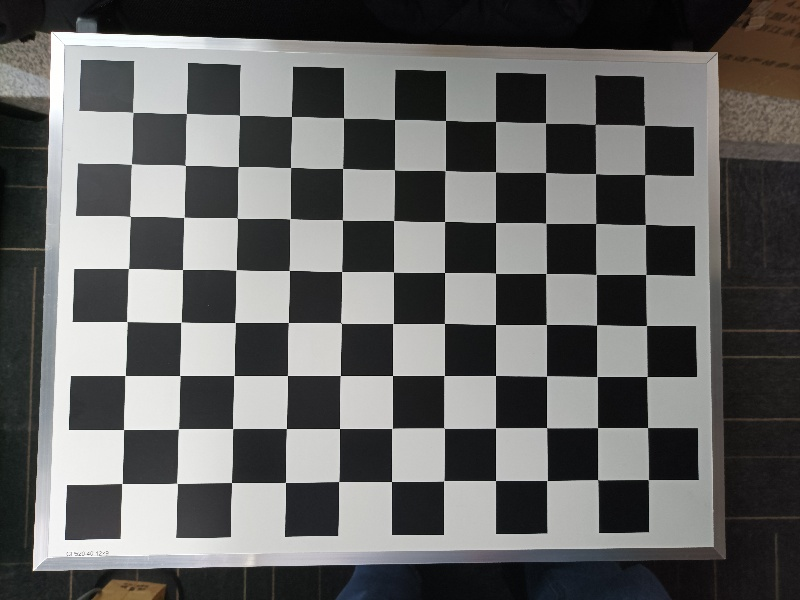
#> input picture CalibrationPlate/resize/IMG_20230420_153254.jpg, 800 x 600 px; its folder holds only this picture in this run
$ jupyter execute --allow-errors All.ipynb
#> lines starting #> are read from the running program, lines starting #| are printed output that depends on the picture; after the words box and inside, x2 and y2 are one past the last pixel; in counts of white or black regions, pixels touching at a corner belong together
### 通过张正友标定法获取相机参数

#### 步骤

```
1.准备标定板：使用一个已知尺寸的标定板（通常是黑白棋盘格），并在标定板上标记出若干个特征点。
2.拍摄图像：将标定板放置在不同的位置姿态下拍摄多张图像，并记录每张图像对应的相机姿态（即相机位姿）。
3.提取角点：对每张图像进行角点提取，即找到标定板上的特征点在图像中的对应位置。
4.计算相机姿态：通过已知的标定板尺寸和提取的角点，计算每张图像对应的相机位姿。
5.标定相机：使用相机标定公式，计算出相机的内参矩阵和畸变系数。
6.评估标定结果：使用标定结果评估指标（如重投影误差）来评估标定结果的准确性。
需要注意的是，该方法需要至少使用10张以上的图像才能稳健地标定相机。此外，标定板的布局和大小也会对标定结果产生影响。
```

#### 注意

```
1.标定板的质量：标定板需要具有较高的精度和稳定性，以保证提取的角点准确无误。同时，在摄影过程中需要避免标定板发生变形或损坏。
2.角点提取算法：角点提取算法需要能够精确地检测到标定板上的特征点，并且对噪声和光照变化具有一定的鲁棒性。目前常用的角点提取算法包括Harris角点算法、Shi-Tomasi算法等。
3.图像采集：在采集图像时，应尽可能保持相机姿态的多样性和分布均匀性，以覆盖尽可能广泛的空间。
4.相机位姿的估计：相机位姿的估计需要具有一定的精度和可靠性。通常可以使用三维-二维点对求解相机姿态，也可以使用直接法等方法进行位姿估计。
5.重投影误差的评估：重投影误差是评估标定结果好坏的一个重要指标。在评估时，需要注意将误差控制在一定范围内，同时了解误差来源，以便对标定结果进行进一步优化。
6.畸变校正的效果：畸变是相机成像过程中不可避免的问题，需要进行畸变校正。在进行畸变校正时，需要注意调整参数以达到最佳校正效果，并对校正结果进行评估和验证。
```

[cell 1]
# 导包
import os
import cv2
import numpy as np

[cell 2]
# 定义棋盘格模板规格:只算内角点个数,不算最外面的一圈点
pattern_size = (11, 8)
# 定义每个棋盘格的物理尺寸（单位：毫米）
square_size = 40.0
# 图像所在文件夹的位置
original_images = './CalibrationPlate/original/'   # 原始图片保存位置
resize_images = './CalibrationPlate/resize/'   # 调整尺寸后的图像保存位置
corner_images = './CalibrationPlate/corner/'   # 显示角点的图像保存位置

[cell 3]
"""_调整图片大小,防止图片过大引起崩溃_
Args:
    input (_string_): _输入图片的文件夹路径_
    output (_string_): _输出图片的文件夹路径_
    width (_int_): _输出图片宽度_
    height (_int_): _输出图片高度_
"""


def ResizeImage(input, output, width, height):
    Images = os.listdir(input)
    for fname in Images:
        image = cv2.imread(input + fname)
        out = cv2.resize(image, (width, height))
        cv2.imwrite(output + fname, out)

[cell 4]
# 调整图片尺寸
new_width = 800
new_height = 600
#> (the rest of this cell did not finish here and is left out)

[cell 5]
# 世界坐标系中的棋盘格点,例如(0,0,0),(2,0,0)...(8,5,0)，去掉Z坐标，记为二维矩阵
world_point = np.zeros((pattern_size[0] * pattern_size[1], 3), np.float32)
# 将世界坐标系建在标定板上，所有点的Z坐标全部为0，所以只需要赋值x和y
world_point[:, :2] = np.mgrid[0:pattern_size[0]*square_size:square_size,
                              0:pattern_size[1]*square_size:square_size].T.reshape(-1, 2)
# 储存棋盘格角点的世界坐标和图像坐标对
world_points = []  # 世界坐标系中的三维点
image_points = []  # 图像平面的二维点

[cell 6]
"""
角点精准化迭代过程的终止条件:
第一项:表示迭代次数达到最大次数时停止迭代;
第二项:表示角点位置变化的最小值已经达到最小时停止迭代;
第三项和第四项：表示设置寻找亚像素角点的参数--采用的停止准则是最大循环次数30和最大误差容限0.001
"""
criteria = (cv2.TERM_CRITERIA_EPS + cv2.TERM_CRITERIA_MAX_ITER,
            30, 0.001)

[cell 7]
images = os.listdir(resize_images)   # 读入图像序列
index = 0
for fname in images:
    image = cv2.imread(resize_images + '/' + fname)
#> image is the input picture: shape (600, 800, 3); mean B, G, R 100, 100.9, 100.8
    gray = cv2.cvtColor(image, cv2.COLOR_BGR2GRAY)   # RGB转灰度
    # 寻找棋盘格角点,存放角点于corners中
    # 如果找到足够点对,将其存储起来,ret为非零值
    ret, corners = cv2.findChessboardCorners(gray, pattern_size, None)
#> ret = True; corners = 88 rows, first 8: [133, 112.5], [186.5, 113.5], [239.5, 115.5], [291.5, 116.5], [343.5, 117.9], [394.5, 119.4], [445.5, 120.5], [495.5, 121.5]
    # 检测到角点后,进行亚像素级别角点检测,更新角点

    if ret == True:
        index += 1
        # 输入图像gray;角点初始坐标corners;搜索窗口为2*winsize+1;表示窗口的最小(-1.-1)表示忽略;求角点的迭代终止条件
        cv2.cornerSubPix(gray, corners, (11, 11), (-1, -1), criteria)
        world_points.append(world_point)   # 世界坐标
        image_points.append(corners)  # 图像坐标
        cv2.drawChessboardCorners(image, pattern_size, corners, ret)
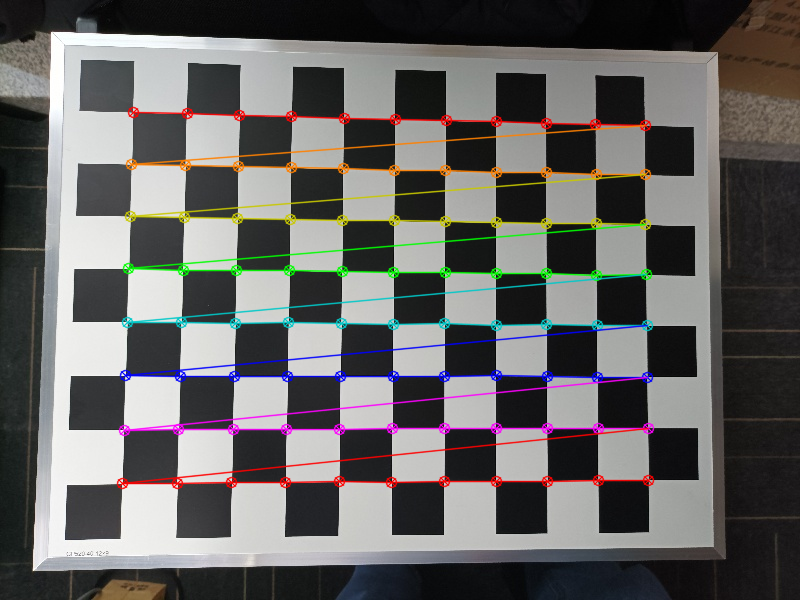
#> image: shape (600, 800, 3); 6.26% of pixels changed, all inside (x1, y1, x2, y2) = (116, 106, 655, 490)
        cv2.imwrite(corner_images + '/corners_' + str(index) + '.jpg', image)
        cv2.waitKey(10)
    cv2.destroyAllWindows()

[cell 8]
"""
输入:世界坐标系里的位置;像素坐标;图像的像素尺寸大小;
输出:
    ret: 重投影误差;
    mtx: 内参矩阵;
    dist: 畸变系数;
    rvecs: 旋转向量 (外参数);
    tvecs: 平移向量 (外参数);
"""
ret, mtx, dist, rvecs, tvecs = cv2.calibrateCamera(
    world_points, image_points, gray.shape[::-1], None, None)
#> ret = 0.235; mtx = [[822.2, 0, 390.1], [0, 817.6, 250.1], [0, 0, 1]]; dist = [[0.0446, -0.124, -0.000317, -0.000836, -0.0304]]; rvecs = ([-0.0633, -0.0742, 0.0111],); tvecs = ([-195.9, -105.6, 628.8],)

# 保存相机参数(内参矩阵、畸变参数、旋转向量、平移向量)
np.savez('./Parameter/豪威OV48B_800x600.npz', mtx=mtx, dist=dist,
         rvecs=rvecs, tvecs=tvecs)  # 分别使用mtx,dist,rvecs,tvecs命名数组

print("ret(重投影误差):", ret,
      "\n\nmtx(内参矩阵):\n", mtx,
      "\n\ndist(畸变参数):\n", dist,  # 5个畸变参数,(k1,k2,p1,p2,k3)
      "\n\nrvecs(旋转向量):\n", rvecs,
      "\n\ntvecs(平移向量):\n", tvecs
      )
#> (printed output is left out)

### 生成指定要求的 ArUco 码并保存到 word 文件

#### 注意

```
假设每英寸96像素(即每个像素有0.0104英寸)，可以根据实际情况调整DPI值。在打印时，需要使用A4纸并选择“实际大小”或“100%”的缩放选项，以保持Aruco码的尺寸。
```

[cell 9]
# 导包
import cv2
import numpy as np
from docx import Document
from docx.shared import Inches

[cell 10]
# 创建Aruco码,输入参数为:行数、列数、Aruco码字典、标记长度、标距间距、码标
# [31 lines left out: function create_aruco_markers, not called in this run]

[cell 11]
# 保存Aruco码标记到Word文件
# [7 lines left out: function save_aruco_markers_to_word, not called in this run]

[cell 12]
# 设置Aruco标记的参数
rows = 2    # 行数
cols = 3    # 列数
aruco_dict = cv2.aruco.Dictionary_get(cv2.aruco.DICT_6X6_250)  # 字典
marker_length = 50  # 码标长度(单位：毫米)
marker_separation = 50  # 标记间距(单位：毫米)
marker_ids = np.array([[0], [1], [2], [3], [4], [5]]
                      ).reshape(rows, cols)  # 标记ID

# 将标记长度和标记间距从毫米转换为像素,假设每英寸96像素
dpi = 96
marker_length_pixels = int(marker_length * dpi / 25.4)
marker_se_pixels = int(marker_separation * dpi / 25.4)

# 生成Aruco码标记图像
#> (the rest of this cell did not finish here and is left out)

### 获取 Aruco 码中心点的像素坐标

#### 方法原理

```
检测所拍摄的含有ArUco标记的图像,先获取每一个Aruco四个角点的像素坐标,随后计算出中心点的像素坐标,并保存为列表。
```

[cell 13]
# 导包
import os
import cv2
import csv
import numpy as np

[cell 14]
# 指定文件夹路径
folder_path = "./ArucoShot/800x600/"
# 指定保存Aruco码中心点像素坐标的csv文件
csv_name = './ArucoShot/PixelCoordinates.csv'
# 使用默认值初始化检测器参数
parameters = cv2.aruco.DetectorParameters_create()
# 指定Aruco的字典参数
dictionary = cv2.aruco.Dictionary_get(cv2.aruco.DICT_6X6_250)

#> (a cell that did not finish here is left out)

### 根据两幅图像上对应的四个点的世界坐标系下的点坐标和相机坐标系下的像素坐标来求其他点的世界坐标

#### 已知

```
1.两幅图像上对应的四个点的世界坐标系下的点坐标和相机坐标系下的像素坐标。
2.相机的内参矩阵和畸变系数。
```

#### 实现

```
使用立体视觉的方法：首先计算两个相机的姿态（旋转和平移矩阵），然后使用这些矩阵和相机内参矩阵进行三角测量以获取其他点的世界坐标。
```

[cell 16]
# 导包
import cv2
import csv
import numpy as np

[cell 17]
# 使用cv2.solvePnPRansac估计相机姿态
def estimate_camera_pose(world_coords, pixel_coords, camera_matrix, dist_coeffs):
    # 输入:世界坐标系下的点坐标、相机坐标系下的像素坐标、相机的内参矩阵、畸变系数
    _, rvec, tvec, _ = cv2.solvePnPRansac(
        world_coords, pixel_coords, camera_matrix, dist_coeffs)
    # 返回相机的旋转向量和平移向量
    return rvec, tvec

[cell 18]
'''
description: 三角测量(通过已知相机内参、相机外参和两幅图像中对应点的像素标，计算出对应点的世界坐标)
param {第一图像中对应点的像素坐标} pixel_coords1
param {第二幅图中对应点的像素坐标} pixel_coords2
param {相机的内参矩阵} camera_matrix
param {第一幅图像的旋转向量} rvec1
param {第一幅图像的平移量} tvec1
param {第二幅图像的旋转向量} rvec2
param {第二幅图像的平移向量} tvec2
return {对应点的世界坐标} world_coords

注意:输入的像素坐标必须是齐次坐标,即每个像素坐标的最后一维都为1。
如果像素坐标不是齐次坐标,需要手动将最后一维设置为1。
此外,输入的旋转向量和平移向量必须是相机坐标系到世界坐标系的变换，
如果是世界坐标系到相机坐标系的变换，需要先将其转置。
'''


# [12 lines left out: function triangulate_points, not called in this run]

[cell 19]
# 两幅图像中的世界坐标
world_coords_list = [
    # 图像1的四个点对应的世界坐标
    np.array([[-50, -50, 0],
              [-50, 50, 0],
              [50, -50, 0],
             [50, 50, 0]], dtype=np.float32),
    # 图像2的四个点对应的世界坐标
    np.array([[-50, -50, 0],
              [-50, 50, 0],
              [50, -50, 0],
             [50, 50, 0]], dtype=np.float32)
]

[cell 20]
# 两幅图像中的像素坐标
CSV_Name = './ArucoShot/PixelCoordinates.csv'
Image_A = "IMG_20230425_171500.jpg"
Image_B = "IMG_20230426_110858.jpg"


def Get_the_pixel_coordinates(csv_name, image_name):
#> called with csv_name = './ArucoShot/PixelCoordinates.csv', image_name = 'IMG_20230425_171500.jpg'
    Pixel_coordinates = []
    with open(csv_name, 'r') as file:
        reader = csv.reader(file)
        next(reader)  # 跳过第一行标题行
        for row in reader:
            if not row:  # 检查该行是否为空
                continue
            if row[0] == image_name:
                aruco_id = int(row[1])
                x = float(row[2])
                y = float(row[3])
                Pixel_coordinates.append((aruco_id, [x, y]))
        Pixel_coordinates.sort(key=lambda x: x[0])
        Pixel_coordinates = [x[1] for x in Pixel_coordinates]
        return np.array(Pixel_coordinates[:-2], dtype=np.float32)


pixel_coords_list = [
    # 图像A的四个点对应的像素坐标
    Get_the_pixel_coordinates(CSV_Name, Image_A),
    # 图像B的四个点对应的像素坐标
    Get_the_pixel_coordinates(CSV_Name, Image_B)
]

[cell 21]
# 加载npz文件读取相机的内参矩阵和畸变系数
data = np.load('./Parameter/豪威OV48B_800x600.npz')

# 获取mtx和dist参数
camera_matrix = data['mtx']
dist_coeffs = data['dist']

# 计算两幅图像的相机姿态
#> (the rest of this cell did not finish here and is left out)

[cell 22]
# 从csv文件中提取指定要求的坐标
def extract_data(csv_name: str, image_A, image_B, id):
#> called with csv_name = './ArucoShot/PixelCoordinates.csv', image_A = 'IMG_20230425_171500.jpg', image_B = 'IMG_20230426_110858.jpg', id = '4'
    result = []
    with open(csv_name, 'r') as file:
        reader = csv.DictReader(file)
        for row in reader:
            if row['ImageName'] in [image_A, image_B] and row['ArucoId'] == id:
                result.append((float(row['X']), float(row['Y'])))
    return result

# 三角测量法将像素坐标转换为世界坐标


def pixel_to_world(pixel_coord):
    world_coord = triangulate_points(
        np.array([pixel_coord[0]], dtype=np.float32),
        np.array([pixel_coord[1]], dtype=np.float32),
        camera_matrix, rvec1, tvec1, rvec2, tvec2
    )[0]
    print(world_coord)
    return world_coord


# 传入不同的ArUco的id进行验证
#> (the rest of this cell did not finish here and is left out)


$ run again, on CalibrationPlate/resize/IMG_20230420_153316.jpg
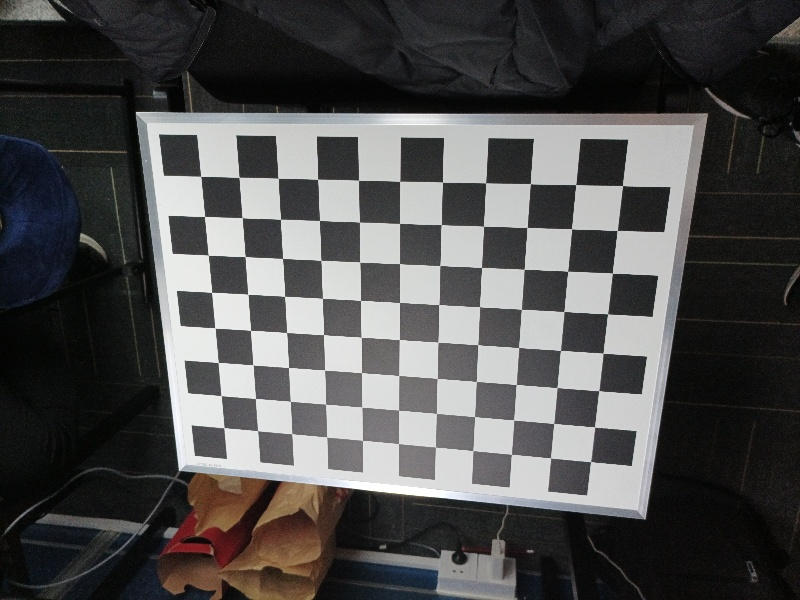
#> input picture CalibrationPlate/resize/IMG_20230420_153316.jpg, 800 x 600 px
#> image is the input picture: shape (600, 800, 3); mean B, G, R 78.5, 78.8, 79.3
#> `gray = cv2.cvtColor(image, cv2.COLOR_BGR2GRAY)`:
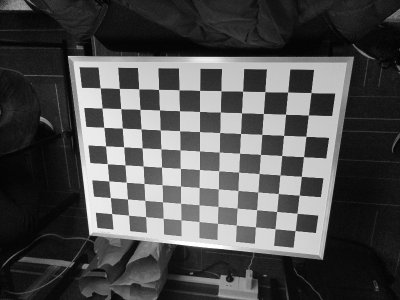
#> gray: shape (600, 800) (shown at 1/2 size); min 0, max 255, mean 78.9
#> `ret, corners = cv2.findChessboardCorners(gray, pattern_size, None)`: ret = True; corners = 88 rows, first 8: [200.6, 176.3], [239, 177.3], [278.2, 178.4], [317.6, 179.2], [358.5, 180.3], [399.7, 181.3], [442.5, 182.1], [485.6, 183.1]
#> `cv2.drawChessboardCorners(image, pattern_size, corners, ret)`:
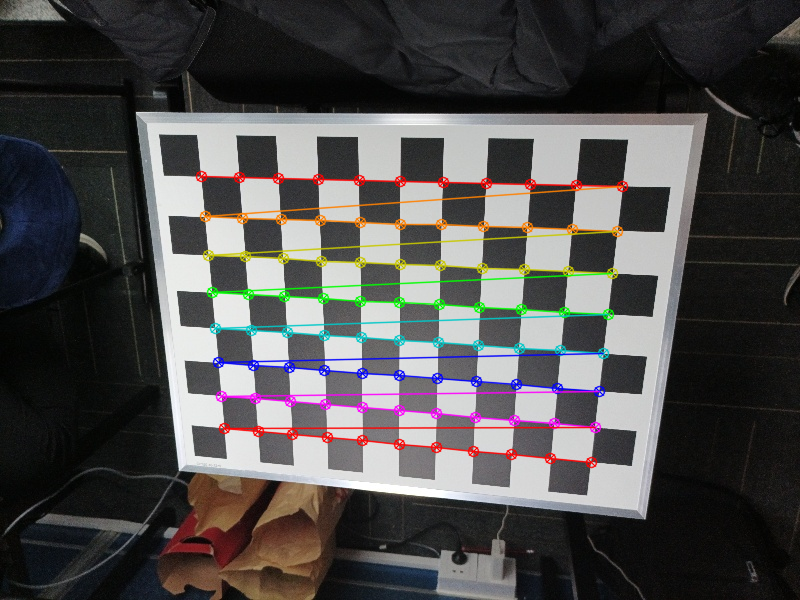
#> image: shape (600, 800, 3); 5.04% of pixels changed, all inside (x1, y1, x2, y2) = (195, 170, 629, 469)
#> `ret, mtx, dist, rvecs, tvecs = cv2.calibrateCamera( world_points, imag..`: ret = 0.196; mtx = [[554.9, 0, 397.6], [0, 555.9, 285.4], [0, 0, 1]]; dist = [[0.136, -0.836, 6.84e-05, -0.00319, 1.82]]; rvecs = ([0.283, 0.161, 0.0273],); tvecs = ([-195.1, -107.9, 556.3],)
#> (printed output is left out)

$ run again, on CalibrationPlate/resize/IMG_20230420_153323.jpg
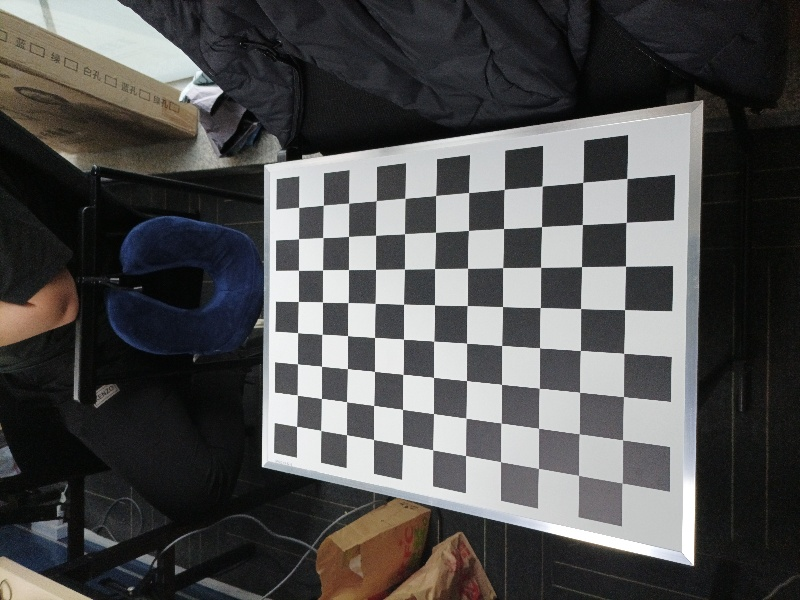
#> input picture CalibrationPlate/resize/IMG_20230420_153323.jpg, 800 x 600 px
#> image is the input picture: shape (600, 800, 3); mean B, G, R 79.7, 80, 80.4
#> `gray = cv2.cvtColor(image, cv2.COLOR_BGR2GRAY)`:
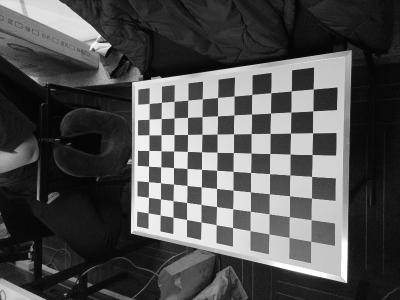
#> gray: shape (600, 800) (shown at 1/2 size); min 0, max 255, mean 80
#> `ret, corners = cv2.findChessboardCorners(gray, pattern_size, None)`: ret = True; corners = 88 rows, first 8: [298.7, 207.5], [323.3, 205.3], [348.6, 203.2], [376.3, 200.6], [405, 198.4], [435.6, 195.5], [468.6, 192.5], [504.3, 189.4]
#> `cv2.drawChessboardCorners(image, pattern_size, corners, ret)`:
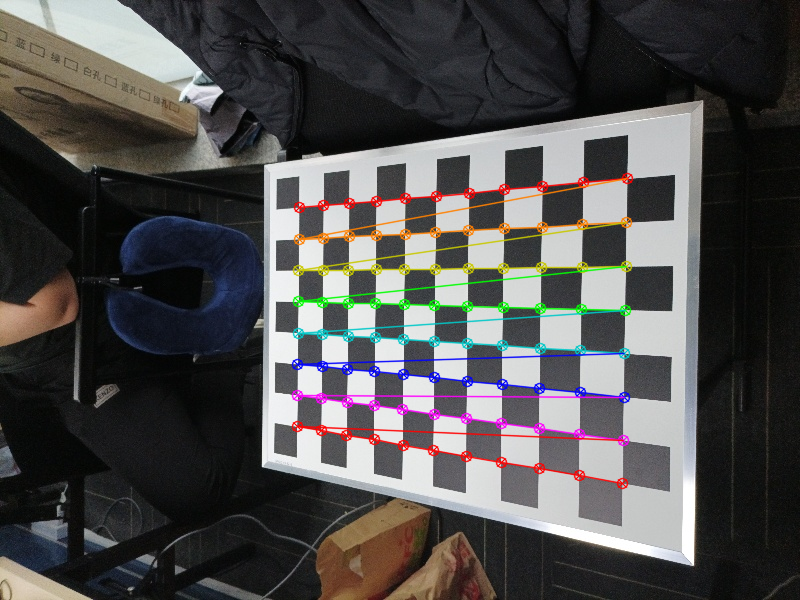
#> image: shape (600, 800, 3); 4.44% of pixels changed, all inside (x1, y1, x2, y2) = (291, 172, 634, 490)
#> `ret, mtx, dist, rvecs, tvecs = cv2.calibrateCamera( world_points, imag..`: ret = 0.2; mtx = [[631, 0, 404.5], [0, 619.7, 298.3], [0, 0, 1]]; dist = [[0.167, -1.24, -0.00164, 0.000462, 3.08]]; rvecs = ([0.00919, 0.59, 0.0142],); tvecs = ([-132.5, -115.9, 794.6],)
#> (printed output is left out)
